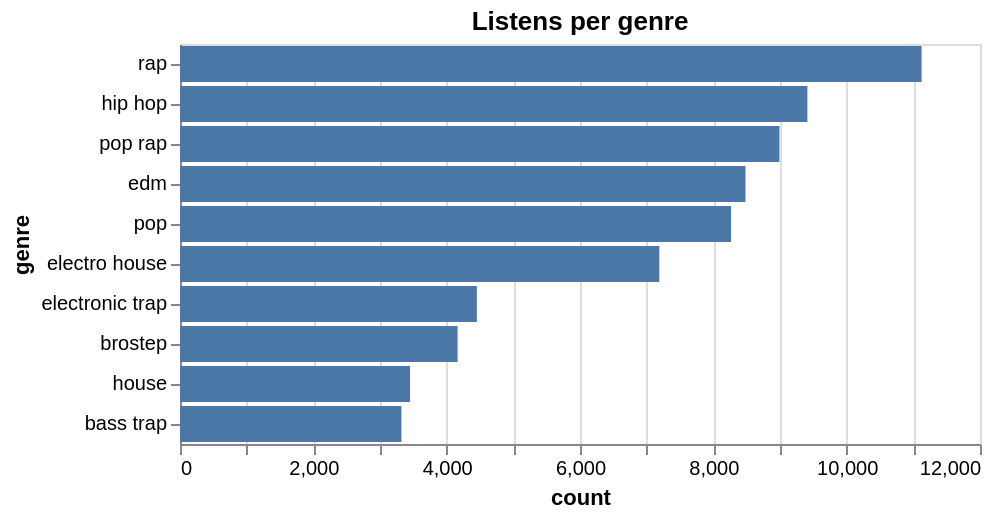

Express this chart as Vega-Lite.
### Vega-Lite specification from a JSON file in a GitHub repository (floating-point values rounded to 4 significant figures)
{"config": {"view": {"continuousWidth": 400, "continuousHeight": 300}}, "data": {"name": "data-8c85cf575eb5388d02d5cc4084c1f1c9"}, "mark": "bar", "encoding": {"tooltip": [{"type": "quantitative", "field": "count"}], "x": {"type": "quantitative", "field": "count"}, "y": {"type": "nominal", "field": "genre", "sort": "-x"}}, "title": "Listens per genre", "$schema": "https://vega.github.io/schema/vega-lite/v4.8.1.json", "datasets": {"data-8c85cf575eb5388d02d5cc4084c1f1c9": [{"genre": "rap", "count": 11120.0}, {"genre": "hip hop", "count": 9411.0}, {"genre": "pop rap", "count": 8991.0}, {"genre": "edm", "count": 8482.0}, {"genre": "pop", "count": 8265.0}, {"genre": "electro house", "count": 7190.0}, {"genre": "electronic trap", "count": 4453.0}, {"genre": "brostep", "count": 4164.0}, {"genre": "house", "count": 3450.0}, {"genre": "bass trap", "count": 3321.0}]}}
